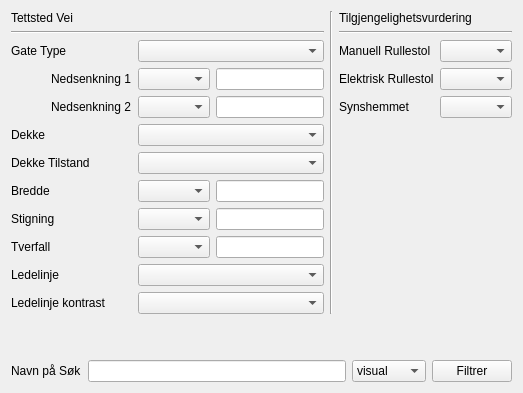
              <widget class="QWidget" name="tab">
               <attribute name="title">
                <string>Vei</string>
               </attribute>
               <layout class="QVBoxLayout" name="verticalLayout_18">
                <item>
                 <layout class="QVBoxLayout" name="verticalLayout_17">
                  <item>
                   <layout class="QHBoxLayout" name="horizontalLayout_31">
                    <item>
                     <layout class="QVBoxLayout" name="verticalLayout_4">
                      <item>
                       <widget class="QLabel" name="label_9">
                        <property name="text">
                         <string>Tettsted Vei</string>
                        </property>
                       </widget>
                      </item>
                      <item>
                       <widget class="Line" name="line_5">
                        <property name="orientation">
                         <enum>Qt::Horizontal</enum>
                        </property>
                       </widget>
                      </item>
                      <item>
                       <layout class="QFormLayout" name="formLayout_4">
                        <item row="0" column="0">
                         <widget class="QLabel" name="label_49">
                          <property name="text">
                           <string>Gate Type</string>
                          </property>
                         </widget>
                        </item>
                        <item row="0" column="1">
                         <widget class="QComboBox" name="comboBox_41"/>
                        </item>
                        <item row="1" column="0">
                         <layout class="QHBoxLayout" name="horizontalLayout_7">
                          <item>
                           <spacer name="horizontalSpacer">
                            <property name="orientation">
                             <enum>Qt::Horizontal</enum>
                            </property>
                            <property name="sizeHint" stdset="0">
                             <size>
                              <width>40</width>
                              <height>20</height>
                             </size>
                            </property>
                           </spacer>
                          </item>
                          <item>
                           <widget class="QLabel" name="label_6">
                            <property name="text">
                             <string>Nedsenkning 1</string>
                            </property>
                           </widget>
                          </item>
                         </layout>
                        </item>
                        <item row="1" column="1">
                         <layout class="QHBoxLayout" name="horizontalLayout_21">
                          <item>
                           <widget class="QComboBox" name="comboBox_2"/>
                          </item>
                          <item>
                           <widget class="QLineEdit" name="lineEdit"/>
                          </item>
                         </layout>
                        </item>
                        <item row="2" column="0">
                         <layout class="QHBoxLayout" name="horizontalLayout_20">
                          <item>
                           <spacer name="horizontalSpacer_2">
                            <property name="orientation">
                             <enum>Qt::Horizontal</enum>
                            </property>
                            <property name="sizeHint" stdset="0">
                             <size>
                              <width>40</width>
                              <height>20</height>
                             </size>
                            </property>
                           </spacer>
                          </item>
                          <item>
                           <widget class="QLabel" name="label_7">
                            <property name="text">
                             <string>Nedsenkning 2</string>
                            </property>
                           </widget>
                          </item>
                         </layout>
                        </item>
                        <item row="2" column="1">
                         <layout class="QHBoxLayout" name="horizontalLayout_22">
                          <item>
                           <widget class="QComboBox" name="comboBox_3"/>
                          </item>
                          <item>
                           <widget class="QLineEdit" name="lineEdit_2"/>
                          </item>
                         </layout>
                        </item>
                        <item row="3" column="0">
                         <widget class="QLabel" name="label_50">
                          <property name="text">
                           <string>Dekke</string>
                          </property>
                         </widget>
                        </item>
                        <item row="3" column="1">
                         <widget class="QComboBox" name="comboBox_42"/>
                        </item>
                        <item row="4" column="0">
                         <widget class="QLabel" name="label_54">
                          <property name="text">
                           <string>Dekke Tilstand</string>
                          </property>
                         </widget>
                        </item>
                        <item row="4" column="1">
                         <widget class="QComboBox" name="comboBox_48"/>
                        </item>
                        <item row="5" column="0">
                         <widget class="QLabel" name="label_55">
                          <property name="text">
                           <string>Bredde</string>
                          </property>
                         </widget>
                        </item>
                        <item row="5" column="1">
                         <layout class="QHBoxLayout" name="horizontalLayout_24">
                          <item>
                           <widget class="QComboBox" name="comboBox_49"/>
                          </item>
                          <item>
                           <widget class="QLineEdit" name="lineEdit_3"/>
                          </item>
                         </layout>
                        </item>
                        <item row="6" column="0">
                         <widget class="QLabel" name="label_58">
                          <property name="text">
                           <string>Stigning</string>
                          </property>
                         </widget>
                        </item>
                        <item row="6" column="1">
                         <layout class="QHBoxLayout" name="horizontalLayout_28">
                          <item>
                           <widget class="QComboBox" name="comboBox_47"/>
                          </item>
                          <item>
                           <widget class="QLineEdit" name="lineEdit_4"/>
                          </item>
                         </layout>
                        </item>
                        <item row="7" column="0">
                         <widget class="QLabel" name="label_56">
                          <property name="text">
                           <string>Tverfall</string>
                          </property>
                         </widget>
                        </item>
                        <item row="7" column="1">
                         <layout class="QHBoxLayout" name="horizontalLayout_29">
                          <item>
                           <widget class="QComboBox" name="comboBox_50"/>
                          </item>
                          <item>
                           <widget class="QLineEdit" name="lineEdit_5"/>
                          </item>
                         </layout>
                        </item>
                        <item row="8" column="0">
                         <widget class="QLabel" name="label_52">
                          <property name="text">
                           <string>Ledelinje</string>
                          </property>
                         </widget>
                        </item>
                        <item row="8" column="1">
                         <widget class="QComboBox" name="comboBox_44"/>
                        </item>
                        <item row="9" column="0">
                         <widget class="QLabel" name="label_8">
                          <property name="text">
                           <string>Ledelinje kontrast</string>
                          </property>
                         </widget>
                        </item>
                        <item row="9" column="1">
                         <widget class="QComboBox" name="comboBox"/>
                        </item>
                       </layout>
                      </item>
                     </layout>
                    </item>
                    <item>
                     <widget class="Line" name="line_14">
                      <property name="orientation">
                       <enum>Qt::Vertical</enum>
                      </property>
                     </widget>
                    </item>
                    <item>
                     <layout class="QVBoxLayout" name="verticalLayout_13">
                      <item>
                       <layout class="QVBoxLayout" name="verticalLayout_5">
                        <item>
                         <widget class="QLabel" name="label_10">
                          <property name="text">
                           <string>Tilgjengelighetsvurdering</string>
                          </property>
                         </widget>
                        </item>
                        <item>
                         <widget class="Line" name="line_6">
                          <property name="orientation">
                           <enum>Qt::Horizontal</enum>
                          </property>
                         </widget>
                        </item>
                        <item>
                         <layout class="QFormLayout" name="formLayout_12">
                          <item row="0" column="0">
                           <widget class="QLabel" name="label_61">
                            <property name="text">
                             <string>Manuell Rullestol</string>
                            </property>
                           </widget>
                          </item>
                          <item row="0" column="1">
                           <widget class="QComboBox" name="comboBox_54"/>
                          </item>
                          <item row="1" column="0">
                           <widget class="QLabel" name="label_62">
                            <property name="text">
                             <string>Elektrisk Rullestol</string>
                            </property>
                           </widget>
                          </item>
                          <item row="1" column="1">
                           <widget class="QComboBox" name="comboBox_52"/>
                          </item>
                          <item row="2" column="0">
                           <widget class="QLabel" name="label_60">
                            <property name="text">
                             <string>Synshemmet</string>
                            </property>
                           </widget>
                          </item>
                          <item row="2" column="1">
                           <widget class="QComboBox" name="comboBox_53"/>
                          </item>
                         </layout>
                        </item>
                       </layout>
                      </item>
                      <item>
                       <spacer name="verticalSpacer_3">
                        <property name="orientation">
                         <enum>Qt::Vertical</enum>
                        </property>
                        <property name="sizeHint" stdset="0">
                         <size>
                          <width>20</width>
                          <height>40</height>
                         </size>
                        </property>
                       </spacer>
                      </item>
                     </layout>
                    </item>
                   </layout>
                  </item>
                  <item>
                   <spacer name="verticalSpacer_7">
                    <property name="orientation">
                     <enum>Qt::Vertical</enum>
                    </property>
                    <property name="sizeHint" stdset="0">
                     <size>
                      <width>20</width>
                      <height>40</height>
                     </size>
                    </property>
                   </spacer>
                  </item>
                  <item>
                   <layout class="QHBoxLayout" name="horizontalLayout_30">
                    <item>
                     <widget class="QLabel" name="label_40">
                      <property name="text">
                       <string>Navn på Søk</string>
                      </property>
                     </widget>
                    </item>
                    <item>
                     <widget class="QLineEdit" name="lineEdit_navn_paa_sok_inngang_2"/>
                    </item>
                    <item>
                     <widget class="QComboBox" name="comboBox_sok_metode_2">
                      <item>
                       <property name="text">
                        <string>visual</string>
                       </property>
                      </item>
                      <item>
                       <property name="text">
                        <string>memory</string>
                       </property>
                      </item>
                     </widget>
                    </item>
                    <item>
                     <widget class="QPushButton" name="pushButton_filtrerInngang_2">
                      <property name="text">
                       <string>Filtrer</string>
                      </property>
                     </widget>
                    </item>
                   </layout>
                  </item>
                 </layout>
                </item>
               </layout>
               <zorder></zorder>
               <zorder></zorder>
               <zorder>label_9</zorder>
               <zorder>label_10</zorder>
               <zorder>line_5</zorder>
               <zorder>line_6</zorder>
               <zorder>verticalSpacer_3</zorder>
               <zorder>verticalSpacer_7</zorder>
               <zorder>layoutWidget</zorder>
              </widget>
